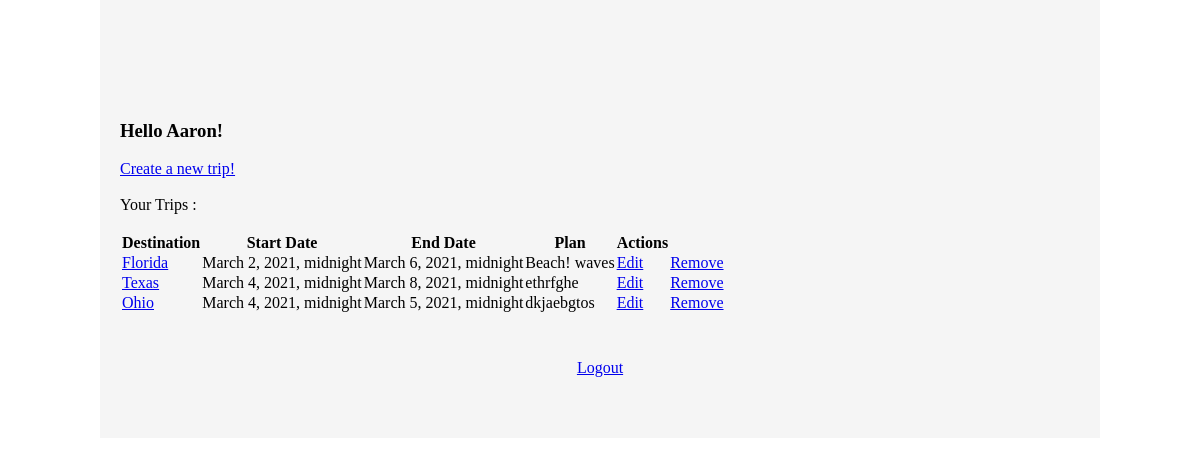
Screenshot of /trips (signed in) with the database file from the repository.
### login_app/models.py (models this page shows)
class User(models.Model):
    first_name = models.CharField(max_length = 255)
    last_name = models.CharField(max_length = 255)
    email_address = models.CharField(max_length = 255)
    password = models.CharField(max_length = 60)
    created_at = models.DateTimeField(auto_now_add=True)
    updated_at = models.DateTimeField(auto_now=True)
    objects = UserManager()

### exam_app/models.py (models this page shows)
class Trip(models.Model):
    destination = models.CharField(max_length = 100)
    start_date = models.DateTimeField()
    end_date = models.DateTimeField()
    plan = models.TextField(max_length = 500)
    admin = models.ForeignKey(
        User, related_name="trips_created", on_delete = models.CASCADE)
    created_at = models.DateTimeField(auto_now_add = True)
    updated_at = models.DateTimeField(auto_now = True)
    objects = TripManager()

### exam_app/views.py (the view)
# urls.py: path('trips', views.trips),
def trips(request):
    if not 'user_id' in request.session:
        messages.error(request, "Log in to view this page!")
    context = {
        "trips": Trip.objects.all(),
        "user": User.objects.get(id = request.session['user_id'])
    }
    return render(request, "trips.html", context)

### exam_app/templates/trips.html (shortened to what this page needs)
<!DOCTYPE html>
<html lang="en">
<head>
</head>
<body>
    <div id="wrapper">
        <header>
        </header>
        <main>
            <h3>Hello {{request.session.first_name}}!</h3><br>
            <a href="/trips/new">Create a new trip!</a><br>
            <br>
            <p>Your Trips :</p>
            <table>
                <thead>
                    <th>Destination</th>
                    <th>Start Date</th>
                    <th>End Date</th>
                    <th>Plan</th>
                    <th>Actions</th>
                </thead>
                <br>
                {% for trip in trips %}
                <tr>
                    {% if user == trip.admin %}
                    <td><a href="/trips/{{trip.id}}">{{trip.destination}}</a></td>
                    <td>{{trip.start_date}}</td>
                    <td>{{trip.end_date}}</td>
                    <td>{{trip.plan}}</td>
                    <td><a href="/trips/{{trip.id}}/edit">Edit</a></td>
                    <td><a href="/trips/{{trip.id}}/remove">Remove</a></td>
                    {% endif %}
                </tr>
                {% endfor %}
            </table>
        </main>
        <footer>
            <a href="/users/logout">Logout</a>
        </footer>
    </div>
</body>
</html>

### exam_app/templates/trips.html (style rules this page uses)
* { padding: 0; margin: 0; vertical-align: top; box-sizing: border-box; }
#wrapper { width: 1000px; margin: 0 auto; padding: 20px; background-color: whitesmoke; }
header { width: 100%; height: 100px; display: flex; flex-direction: column; justify-content: center; align-items: center; }
footer { width: 100%; height: 100px; display: flex; justify-content: center; align-items: center; }

### rows the page displays
User: session.first_name "Aaron"
Trip: destination "Florida", start_date "March 2, 2021, midnight", end_date "March 6, 2021, midnight", plan "Beach! waves"
Trip: destination "Texas", start_date "March 4, 2021, midnight", end_date "March 8, 2021, midnight", plan "ethrfghe"
Trip: destination "Ohio", start_date "March 4, 2021, midnight", end_date "March 5, 2021, midnight", plan "dkjaebgtos"
